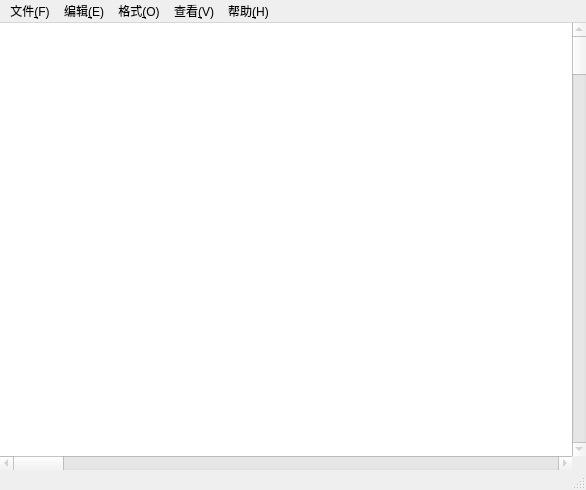
<?xml version="1.0" encoding="UTF-8"?>
<ui version="4.0">
 <class>MainWindow</class>
 <widget class="QMainWindow" name="MainWindow">
  <property name="geometry">
   <rect>
    <x>0</x>
    <y>0</y>
    <width>586</width>
    <height>490</height>
   </rect>
  </property>
  <property name="windowTitle">
   <string>-记事本</string>
  </property>
  <property name="windowIcon">
   <iconset resource="notepadqrc.qrc">
    <normaloff>:/icon/notepad.jpg</normaloff>:/icon/notepad.jpg</iconset>
  </property>
  <property name="layoutDirection">
   <enum>Qt::LeftToRight</enum>
  </property>
  <widget class="QWidget" name="centralwidget">
   <layout class="QGridLayout" name="gridLayout">
    <property name="leftMargin">
     <number>0</number>
    </property>
    <property name="topMargin">
     <number>0</number>
    </property>
    <property name="rightMargin">
     <number>0</number>
    </property>
    <property name="bottomMargin">
     <number>0</number>
    </property>
    <property name="spacing">
     <number>0</number>
    </property>
    <item row="1" column="0">
     <widget class="QScrollBar" name="horizontalScrollBar">
      <property name="enabled">
       <bool>false</bool>
      </property>
      <property name="orientation">
       <enum>Qt::Horizontal</enum>
      </property>
     </widget>
    </item>
    <item row="0" column="1">
     <widget class="QScrollBar" name="verticalScrollBar">
      <property name="enabled">
       <bool>false</bool>
      </property>
      <property name="cursor">
       <cursorShape>SizeAllCursor</cursorShape>
      </property>
      <property name="mouseTracking">
       <bool>false</bool>
      </property>
      <property name="contextMenuPolicy">
       <enum>Qt::DefaultContextMenu</enum>
      </property>
      <property name="acceptDrops">
       <bool>true</bool>
      </property>
      <property name="orientation">
       <enum>Qt::Vertical</enum>
      </property>
     </widget>
    </item>
    <item row="0" column="0">
     <widget class="QTextEdit" name="textEdit">
      <property name="font">
       <font>
        <family>微软雅黑</family>
        <pointsize>12</pointsize>
       </font>
      </property>
      <property name="contextMenuPolicy">
       <enum>Qt::CustomContextMenu</enum>
      </property>
      <property name="styleSheet">
       <string notr="true">border:none;</string>
      </property>
     </widget>
    </item>
   </layout>
  </widget>
  <widget class="QMenuBar" name="menubar">
   <property name="geometry">
    <rect>
     <x>0</x>
     <y>0</y>
     <width>586</width>
     <height>23</height>
    </rect>
   </property>
   <widget class="QMenu" name="menu">
    <property name="title">
     <string>文件&amp;(F)</string>
    </property>
    <addaction name="actionnew"/>
    <addaction name="actionnre"/>
    <addaction name="action_O"/>
    <addaction name="action_S"/>
    <addaction name="action_A"/>
    <addaction name="separator"/>
    <addaction name="action_U"/>
    <addaction name="action_P"/>
    <addaction name="separator"/>
    <addaction name="action_X"/>
   </widget>
   <widget class="QMenu" name="menu_E">
    <property name="title">
     <string>编辑&amp;(E)</string>
    </property>
    <addaction name="action_U_Ctrl_Z"/>
    <addaction name="separator"/>
    <addaction name="action_T_Ctrl_X"/>
    <addaction name="action_C_Ctrl_C"/>
    <addaction name="action_V_Ctrl_V"/>
    <addaction name="action_L_Del"/>
    <addaction name="separator"/>
    <addaction name="action_Bing_Ctrl_E"/>
    <addaction name="action_F_Ctrl_F"/>
    <addaction name="action_N_F3"/>
    <addaction name="action_N_Shift_F3"/>
    <addaction name="action_R_Ctrl_H"/>
    <addaction name="action_G_Ctrl_G"/>
    <addaction name="separator"/>
    <addaction name="action_A_Ctrl_A"/>
    <addaction name="action_D_F5"/>
   </widget>
   <widget class="QMenu" name="menu_O">
    <property name="title">
     <string>格式&amp;(O)</string>
    </property>
    <addaction name="action_W"/>
    <addaction name="action_F"/>
    <addaction name="action_FC"/>
   </widget>
   <widget class="QMenu" name="menu_V">
    <property name="title">
     <string>查看&amp;(V)</string>
    </property>
    <widget class="QMenu" name="menu_Z">
     <property name="title">
      <string>缩放&amp;(Z)</string>
     </property>
     <addaction name="action_I_Ctrl"/>
     <addaction name="action_O_Ctrl"/>
     <addaction name="action_Ctrl_0"/>
    </widget>
    <addaction name="menu_Z"/>
    <addaction name="action_S_2"/>
   </widget>
   <widget class="QMenu" name="menu_H">
    <property name="title">
     <string>帮助&amp;(H)</string>
    </property>
    <addaction name="action_H"/>
    <addaction name="action_F_2"/>
    <addaction name="separator"/>
    <addaction name="action_A_2"/>
   </widget>
   <addaction name="menu"/>
   <addaction name="menu_E"/>
   <addaction name="menu_O"/>
   <addaction name="menu_V"/>
   <addaction name="menu_H"/>
  </widget>
  <widget class="QStatusBar" name="statusbar">
   <property name="minimumSize">
    <size>
     <width>0</width>
     <height>20</height>
    </size>
   </property>
   <property name="maximumSize">
    <size>
     <width>16777215</width>
     <height>20</height>
    </size>
   </property>
  </widget>
  <action name="actionnew">
   <property name="text">
    <string>新建(N)</string>
   </property>
   <property name="shortcut">
    <string>Ctrl+N</string>
   </property>
  </action>
  <action name="actionnre">
   <property name="text">
    <string>新窗口(W)</string>
   </property>
   <property name="shortcut">
    <string>Ctrl+Shift+N</string>
   </property>
  </action>
  <action name="action_O">
   <property name="text">
    <string>打开(O)...</string>
   </property>
   <property name="shortcut">
    <string>Ctrl+O</string>
   </property>
  </action>
  <action name="action_S">
   <property name="text">
    <string>保存(S)</string>
   </property>
   <property name="shortcut">
    <string>Ctrl+S</string>
   </property>
  </action>
  <action name="action_A">
   <property name="text">
    <string>另存为(A)...</string>
   </property>
   <property name="shortcut">
    <string>Ctrl+Shift+S</string>
   </property>
  </action>
  <action name="action_U">
   <property name="text">
    <string>页面设置(U)...</string>
   </property>
  </action>
  <action name="action_P">
   <property name="text">
    <string>打印(P)...</string>
   </property>
  </action>
  <action name="action_X">
   <property name="text">
    <string>退出(X)</string>
   </property>
  </action>
  <action name="action_U_Ctrl_Z">
   <property name="text">
    <string>撤销(U)</string>
   </property>
   <property name="shortcut">
    <string>Ctrl+Z</string>
   </property>
  </action>
  <action name="action_T_Ctrl_X">
   <property name="enabled">
    <bool>true</bool>
   </property>
   <property name="text">
    <string>剪切(T)</string>
   </property>
   <property name="shortcut">
    <string>Ctrl+X</string>
   </property>
  </action>
  <action name="action_C_Ctrl_C">
   <property name="enabled">
    <bool>true</bool>
   </property>
   <property name="text">
    <string>复制(C)</string>
   </property>
   <property name="shortcut">
    <string>Ctrl+C</string>
   </property>
  </action>
  <action name="action_V_Ctrl_V">
   <property name="text">
    <string>粘贴(P)</string>
   </property>
   <property name="toolTip">
    <string>粘贴(P)</string>
   </property>
   <property name="shortcut">
    <string>Ctrl+V</string>
   </property>
  </action>
  <action name="action_L_Del">
   <property name="enabled">
    <bool>true</bool>
   </property>
   <property name="text">
    <string>删除(L)</string>
   </property>
   <property name="shortcut">
    <string>Del</string>
   </property>
  </action>
  <action name="action_Bing_Ctrl_E">
   <property name="text">
    <string>使用Bing搜索...</string>
   </property>
   <property name="shortcut">
    <string>Ctrl+E</string>
   </property>
  </action>
  <action name="action_F_Ctrl_F">
   <property name="text">
    <string>查找(F)</string>
   </property>
   <property name="shortcut">
    <string>Ctrl+F</string>
   </property>
  </action>
  <action name="action_N_F3">
   <property name="text">
    <string>查找下一个(N)</string>
   </property>
   <property name="shortcut">
    <string>F3</string>
   </property>
  </action>
  <action name="action_N_Shift_F3">
   <property name="text">
    <string>查找上一个(N)</string>
   </property>
   <property name="shortcut">
    <string>Shift+F3</string>
   </property>
  </action>
  <action name="action_R_Ctrl_H">
   <property name="text">
    <string>替换(R)</string>
   </property>
   <property name="shortcut">
    <string>Ctrl+H</string>
   </property>
  </action>
  <action name="action_G_Ctrl_G">
   <property name="text">
    <string>转到(G)...</string>
   </property>
   <property name="shortcut">
    <string>Ctrl+G</string>
   </property>
  </action>
  <action name="action_A_Ctrl_A">
   <property name="text">
    <string>全选(A)</string>
   </property>
   <property name="shortcut">
    <string>Ctrl+A</string>
   </property>
  </action>
  <action name="action_D_F5">
   <property name="text">
    <string>时间/日期(D)</string>
   </property>
   <property name="shortcut">
    <string>F5</string>
   </property>
  </action>
  <action name="action_W">
   <property name="checkable">
    <bool>true</bool>
   </property>
   <property name="checked">
    <bool>true</bool>
   </property>
   <property name="text">
    <string>自动换行(W)</string>
   </property>
  </action>
  <action name="action_F">
   <property name="text">
    <string>字体(F)...</string>
   </property>
  </action>
  <action name="action_S_2">
   <property name="checkable">
    <bool>true</bool>
   </property>
   <property name="checked">
    <bool>true</bool>
   </property>
   <property name="text">
    <string>状态栏&amp;(S)</string>
   </property>
  </action>
  <action name="action_I_Ctrl">
   <property name="text">
    <string>放大&amp;(I)</string>
   </property>
   <property name="shortcut">
    <string>Ctrl+Shift+=</string>
   </property>
  </action>
  <action name="action_O_Ctrl">
   <property name="text">
    <string>缩小&amp;(O)</string>
   </property>
   <property name="shortcut">
    <string>Ctrl+Shift+-</string>
   </property>
  </action>
  <action name="action_Ctrl_0">
   <property name="text">
    <string>恢复默认缩放</string>
   </property>
   <property name="shortcut">
    <string>Ctrl+0</string>
   </property>
  </action>
  <action name="action_H">
   <property name="text">
    <string>查看帮助&amp;(H)</string>
   </property>
  </action>
  <action name="action_F_2">
   <property name="text">
    <string>发送反馈&amp;(F)</string>
   </property>
  </action>
  <action name="action_A_2">
   <property name="text">
    <string>关于记事本&amp;(A)</string>
   </property>
  </action>
  <action name="action_FC">
   <property name="text">
    <string>字体颜色(C)</string>
   </property>
   <property name="toolTip">
    <string>字体颜色</string>
   </property>
  </action>
 </widget>
 <resources>
  <include location="notepadqrc.qrc"/>
 </resources>
 <connections>
  <connection>
   <sender>action_O</sender>
   <signal>triggered()</signal>
   <receiver>MainWindow</receiver>
   <slot>openfile()</slot>
   <hints>
    <hint type="sourcelabel">
     <x>-1</x>
     <y>-1</y>
    </hint>
    <hint type="destinationlabel">
     <x>360</x>
     <y>296</y>
    </hint>
   </hints>
  </connection>
  <connection>
   <sender>actionnew</sender>
   <signal>triggered()</signal>
   <receiver>MainWindow</receiver>
   <slot>newfile()</slot>
   <hints>
    <hint type="sourcelabel">
     <x>-1</x>
     <y>-1</y>
    </hint>
    <hint type="destinationlabel">
     <x>360</x>
     <y>296</y>
    </hint>
   </hints>
  </connection>
  <connection>
   <sender>actionnre</sender>
   <signal>triggered()</signal>
   <receiver>MainWindow</receiver>
   <slot>newwindow()</slot>
   <hints>
    <hint type="sourcelabel">
     <x>-1</x>
     <y>-1</y>
    </hint>
    <hint type="destinationlabel">
     <x>360</x>
     <y>296</y>
    </hint>
   </hints>
  </connection>
  <connection>
   <sender>action_S</sender>
   <signal>triggered()</signal>
   <receiver>MainWindow</receiver>
   <slot>savefile()</slot>
   <hints>
    <hint type="sourcelabel">
     <x>-1</x>
     <y>-1</y>
    </hint>
    <hint type="destinationlabel">
     <x>360</x>
     <y>296</y>
    </hint>
   </hints>
  </connection>
  <connection>
   <sender>action_A</sender>
   <signal>triggered()</signal>
   <receiver>MainWindow</receiver>
   <slot>savefileas()</slot>
   <hints>
    <hint type="sourcelabel">
     <x>-1</x>
     <y>-1</y>
    </hint>
    <hint type="destinationlabel">
     <x>360</x>
     <y>296</y>
    </hint>
   </hints>
  </connection>
  <connection>
   <sender>action_U</sender>
   <signal>triggered()</signal>
   <receiver>MainWindow</receiver>
   <slot>setpage()</slot>
   <hints>
    <hint type="sourcelabel">
     <x>-1</x>
     <y>-1</y>
    </hint>
    <hint type="destinationlabel">
     <x>360</x>
     <y>296</y>
    </hint>
   </hints>
  </connection>
  <connection>
   <sender>action_P</sender>
   <signal>triggered()</signal>
   <receiver>MainWindow</receiver>
   <slot>printfile()</slot>
   <hints>
    <hint type="sourcelabel">
     <x>-1</x>
     <y>-1</y>
    </hint>
    <hint type="destinationlabel">
     <x>360</x>
     <y>296</y>
    </hint>
   </hints>
  </connection>
  <connection>
   <sender>action_X</sender>
   <signal>triggered()</signal>
   <receiver>MainWindow</receiver>
   <slot>exitfile()</slot>
   <hints>
    <hint type="sourcelabel">
     <x>-1</x>
     <y>-1</y>
    </hint>
    <hint type="destinationlabel">
     <x>360</x>
     <y>296</y>
    </hint>
   </hints>
  </connection>
  <connection>
   <sender>textEdit</sender>
   <signal>textChanged()</signal>
   <receiver>MainWindow</receiver>
   <slot>textchanged()</slot>
   <hints>
    <hint type="sourcelabel">
     <x>24</x>
     <y>274</y>
    </hint>
    <hint type="destinationlabel">
     <x>0</x>
     <y>278</y>
    </hint>
   </hints>
  </connection>
  <connection>
   <sender>action_U_Ctrl_Z</sender>
   <signal>triggered()</signal>
   <receiver>MainWindow</receiver>
   <slot>revokeedit()</slot>
   <hints>
    <hint type="sourcelabel">
     <x>-1</x>
     <y>-1</y>
    </hint>
    <hint type="destinationlabel">
     <x>376</x>
     <y>317</y>
    </hint>
   </hints>
  </connection>
  <connection>
   <sender>action_Bing_Ctrl_E</sender>
   <signal>triggered()</signal>
   <receiver>MainWindow</receiver>
   <slot>searchbybing()</slot>
   <hints>
    <hint type="sourcelabel">
     <x>-1</x>
     <y>-1</y>
    </hint>
    <hint type="destinationlabel">
     <x>376</x>
     <y>317</y>
    </hint>
   </hints>
  </connection>
  <connection>
   <sender>action_F_Ctrl_F</sender>
   <signal>triggered()</signal>
   <receiver>MainWindow</receiver>
   <slot>findedit()</slot>
   <hints>
    <hint type="sourcelabel">
     <x>-1</x>
     <y>-1</y>
    </hint>
    <hint type="destinationlabel">
     <x>376</x>
     <y>317</y>
    </hint>
   </hints>
  </connection>
  <connection>
   <sender>action_N_F3</sender>
   <signal>triggered()</signal>
   <receiver>MainWindow</receiver>
   <slot>findnext()</slot>
   <hints>
    <hint type="sourcelabel">
     <x>-1</x>
     <y>-1</y>
    </hint>
    <hint type="destinationlabel">
     <x>376</x>
     <y>317</y>
    </hint>
   </hints>
  </connection>
  <connection>
   <sender>action_N_Shift_F3</sender>
   <signal>triggered()</signal>
   <receiver>MainWindow</receiver>
   <slot>findlast()</slot>
   <hints>
    <hint type="sourcelabel">
     <x>-1</x>
     <y>-1</y>
    </hint>
    <hint type="destinationlabel">
     <x>376</x>
     <y>317</y>
    </hint>
   </hints>
  </connection>
  <connection>
   <sender>action_R_Ctrl_H</sender>
   <signal>triggered()</signal>
   <receiver>MainWindow</receiver>
   <slot>repalceedit()</slot>
   <hints>
    <hint type="sourcelabel">
     <x>-1</x>
     <y>-1</y>
    </hint>
    <hint type="destinationlabel">
     <x>376</x>
     <y>317</y>
    </hint>
   </hints>
  </connection>
  <connection>
   <sender>action_G_Ctrl_G</sender>
   <signal>triggered()</signal>
   <receiver>MainWindow</receiver>
   <slot>transto()</slot>
   <hints>
    <hint type="sourcelabel">
     <x>-1</x>
     <y>-1</y>
    </hint>
    <hint type="destinationlabel">
     <x>376</x>
     <y>317</y>
    </hint>
   </hints>
  </connection>
  <connection>
   <sender>action_D_F5</sender>
   <signal>triggered()</signal>
   <receiver>MainWindow</receiver>
   <slot>datetimeeidt()</slot>
   <hints>
    <hint type="sourcelabel">
     <x>-1</x>
     <y>-1</y>
    </hint>
    <hint type="destinationlabel">
     <x>376</x>
     <y>317</y>
    </hint>
   </hints>
  </connection>
  <connection>
   <sender>action_V_Ctrl_V</sender>
   <signal>triggered()</signal>
   <receiver>MainWindow</receiver>
   <slot>pasteredit()</slot>
   <hints>
    <hint type="sourcelabel">
     <x>-1</x>
     <y>-1</y>
    </hint>
    <hint type="destinationlabel">
     <x>376</x>
     <y>317</y>
    </hint>
   </hints>
  </connection>
  <connection>
   <sender>action_T_Ctrl_X</sender>
   <signal>triggered()</signal>
   <receiver>MainWindow</receiver>
   <slot>cutedit()</slot>
   <hints>
    <hint type="sourcelabel">
     <x>-1</x>
     <y>-1</y>
    </hint>
    <hint type="destinationlabel">
     <x>376</x>
     <y>317</y>
    </hint>
   </hints>
  </connection>
  <connection>
   <sender>action_C_Ctrl_C</sender>
   <signal>triggered()</signal>
   <receiver>MainWindow</receiver>
   <slot>copyedit()</slot>
   <hints>
    <hint type="sourcelabel">
     <x>-1</x>
     <y>-1</y>
    </hint>
    <hint type="destinationlabel">
     <x>376</x>
     <y>317</y>
    </hint>
   </hints>
  </connection>
  <connection>
   <sender>action_L_Del</sender>
   <signal>triggered()</signal>
   <receiver>MainWindow</receiver>
   <slot>deledit()</slot>
   <hints>
    <hint type="sourcelabel">
     <x>-1</x>
     <y>-1</y>
    </hint>
    <hint type="destinationlabel">
     <x>376</x>
     <y>317</y>
    </hint>
   </hints>
  </connection>
  <connection>
   <sender>action_A_Ctrl_A</sender>
   <signal>triggered()</signal>
   <receiver>MainWindow</receiver>
   <slot>selectall()</slot>
   <hints>
    <hint type="sourcelabel">
     <x>-1</x>
     <y>-1</y>
    </hint>
    <hint type="destinationlabel">
     <x>376</x>
     <y>317</y>
    </hint>
   </hints>
  </connection>
  <connection>
   <sender>textEdit</sender>
   <signal>selectionChanged()</signal>
   <receiver>MainWindow</receiver>
   <slot>selectedchanged()</slot>
   <hints>
    <hint type="sourcelabel">
     <x>19</x>
     <y>360</y>
    </hint>
    <hint type="destinationlabel">
     <x>0</x>
     <y>360</y>
    </hint>
   </hints>
  </connection>
  <connection>
   <sender>action_F</sender>
   <signal>triggered()</signal>
   <receiver>MainWindow</receiver>
   <slot>set_font()</slot>
   <hints>
    <hint type="sourcelabel">
     <x>-1</x>
     <y>-1</y>
    </hint>
    <hint type="destinationlabel">
     <x>349</x>
     <y>317</y>
    </hint>
   </hints>
  </connection>
  <connection>
   <sender>action_W</sender>
   <signal>triggered()</signal>
   <receiver>MainWindow</receiver>
   <slot>auto_linefeed()</slot>
   <hints>
    <hint type="sourcelabel">
     <x>-1</x>
     <y>-1</y>
    </hint>
    <hint type="destinationlabel">
     <x>349</x>
     <y>317</y>
    </hint>
   </hints>
  </connection>
  <connection>
   <sender>action_FC</sender>
   <signal>triggered()</signal>
   <receiver>MainWindow</receiver>
   <slot>set_color()</slot>
   <hints>
    <hint type="sourcelabel">
     <x>-1</x>
     <y>-1</y>
    </hint>
    <hint type="destinationlabel">
     <x>349</x>
     <y>317</y>
    </hint>
   </hints>
  </connection>
  <connection>
   <sender>action_I_Ctrl</sender>
   <signal>triggered()</signal>
   <receiver>MainWindow</receiver>
   <slot>enlarge()</slot>
   <hints>
    <hint type="sourcelabel">
     <x>-1</x>
     <y>-1</y>
    </hint>
    <hint type="destinationlabel">
     <x>349</x>
     <y>317</y>
    </hint>
   </hints>
  </connection>
  <connection>
   <sender>action_O_Ctrl</sender>
   <signal>triggered()</signal>
   <receiver>MainWindow</receiver>
   <slot>narrow()</slot>
   <hints>
    <hint type="sourcelabel">
     <x>-1</x>
     <y>-1</y>
    </hint>
    <hint type="destinationlabel">
     <x>349</x>
     <y>317</y>
    </hint>
   </hints>
  </connection>
  <connection>
   <sender>action_Ctrl_0</sender>
   <signal>triggered()</signal>
   <receiver>MainWindow</receiver>
   <slot>restore_size()</slot>
   <hints>
    <hint type="sourcelabel">
     <x>-1</x>
     <y>-1</y>
    </hint>
    <hint type="destinationlabel">
     <x>349</x>
     <y>317</y>
    </hint>
   </hints>
  </connection>
  <connection>
   <sender>action_S_2</sender>
   <signal>triggered()</signal>
   <receiver>MainWindow</receiver>
   <slot>change_status()</slot>
   <hints>
    <hint type="sourcelabel">
     <x>-1</x>
     <y>-1</y>
    </hint>
    <hint type="destinationlabel">
     <x>349</x>
     <y>317</y>
    </hint>
   </hints>
  </connection>
  <connection>
   <sender>action_H</sender>
   <signal>triggered()</signal>
   <receiver>MainWindow</receiver>
   <slot>gethelp()</slot>
   <hints>
    <hint type="sourcelabel">
     <x>-1</x>
     <y>-1</y>
    </hint>
    <hint type="destinationlabel">
     <x>292</x>
     <y>244</y>
    </hint>
   </hints>
  </connection>
  <connection>
   <sender>action_A_2</sender>
   <signal>triggered()</signal>
   <receiver>MainWindow</receiver>
   <slot>about_notepad()</slot>
   <hints>
    <hint type="sourcelabel">
     <x>-1</x>
     <y>-1</y>
    </hint>
    <hint type="destinationlabel">
     <x>292</x>
     <y>244</y>
    </hint>
   </hints>
  </connection>
  <connection>
   <sender>action_F_2</sender>
   <signal>triggered()</signal>
   <receiver>MainWindow</receiver>
   <slot>feedback()</slot>
   <hints>
    <hint type="sourcelabel">
     <x>-1</x>
     <y>-1</y>
    </hint>
    <hint type="destinationlabel">
     <x>292</x>
     <y>244</y>
    </hint>
   </hints>
  </connection>
 </connections>
 <slots>
  <slot>openfile()</slot>
  <slot>newfile()</slot>
  <slot>newwindow()</slot>
  <slot>savefile()</slot>
  <slot>savefileas()</slot>
  <slot>printfile()</slot>
  <slot>exitfile()</slot>
  <slot>setpage()</slot>
  <slot>textchanged()</slot>
  <slot>revokeedit()</slot>
  <slot>searchbybing()</slot>
  <slot>findedit()</slot>
  <slot>findnext()</slot>
  <slot>findlast()</slot>
  <slot>repalceedit()</slot>
  <slot>transto()</slot>
  <slot>datetimeeidt()</slot>
  <slot>cutedit()</slot>
  <slot>copyedit()</slot>
  <slot>pasteredit()</slot>
  <slot>deledit()</slot>
  <slot>selectall()</slot>
  <slot>selectedchanged()</slot>
  <slot>auto_linefeed()</slot>
  <slot>set_font()</slot>
  <slot>set_color()</slot>
  <slot>enlarge()</slot>
  <slot>narrow()</slot>
  <slot>restore_size()</slot>
  <slot>change_status()</slot>
  <slot>gethelp()</slot>
  <slot>about_notepad()</slot>
  <slot>feedback()</slot>
  <slot>printPreview()</slot>
 </slots>
</ui>
